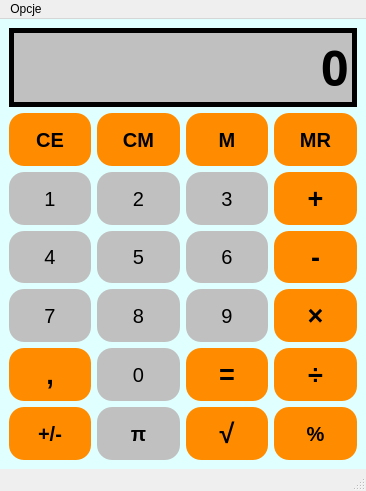
<?xml version="1.0" encoding="UTF-8"?>
<ui version="4.0">
 <class>Kalkulator</class>
 <widget class="QMainWindow" name="Kalkulator">
  <property name="geometry">
   <rect>
    <x>0</x>
    <y>0</y>
    <width>366</width>
    <height>491</height>
   </rect>
  </property>
  <property name="minimumSize">
   <size>
    <width>366</width>
    <height>491</height>
   </size>
  </property>
  <property name="maximumSize">
   <size>
    <width>366</width>
    <height>491</height>
   </size>
  </property>
  <property name="windowTitle">
   <string>Kalkulator</string>
  </property>
  <widget class="QWidget" name="centralwidget">
   <property name="sizePolicy">
    <sizepolicy hsizetype="Preferred" vsizetype="Preferred">
     <horstretch>0</horstretch>
     <verstretch>0</verstretch>
    </sizepolicy>
   </property>
   <property name="minimumSize">
    <size>
     <width>3</width>
     <height>3</height>
    </size>
   </property>
   <property name="maximumSize">
    <size>
     <width>369</width>
     <height>450</height>
    </size>
   </property>
   <property name="autoFillBackground">
    <bool>false</bool>
   </property>
   <property name="styleSheet">
    <string notr="true">QWidget#centralwidget{
	background-color: #E0FFFF;
	color: #000000;
}</string>
   </property>
   <layout class="QGridLayout" name="gridLayout">
    <item row="4" column="2">
     <widget class="QPushButton" name="Calcbutton_6">
      <property name="sizePolicy">
       <sizepolicy hsizetype="Preferred" vsizetype="Preferred">
        <horstretch>0</horstretch>
        <verstretch>0</verstretch>
       </sizepolicy>
      </property>
      <property name="font">
       <font>
        <pointsize>15</pointsize>
       </font>
      </property>
      <property name="autoFillBackground">
       <bool>false</bool>
      </property>
      <property name="styleSheet">
       <string notr="true">QPushButton{
	border-radius: 15px;
	background-color: solid;
	background-color: #C0C0C0;
	color: #000000;
}
QPushButton:pressed{
	border-radius: 15px;
	background-color: solid;
	background-color: #696969;
	color: #000000;
	font: 700 15pt &quot;Segoe UI&quot;;
}</string>
      </property>
      <property name="text">
       <string>6</string>
      </property>
     </widget>
    </item>
    <item row="6" column="0">
     <widget class="QPushButton" name="Calcbutton_coma">
      <property name="sizePolicy">
       <sizepolicy hsizetype="Preferred" vsizetype="Preferred">
        <horstretch>0</horstretch>
        <verstretch>0</verstretch>
       </sizepolicy>
      </property>
      <property name="font">
       <font>
        <pointsize>20</pointsize>
        <bold>true</bold>
       </font>
      </property>
      <property name="autoFillBackground">
       <bool>false</bool>
      </property>
      <property name="styleSheet">
       <string notr="true">QPushButton {
	border-radius: 15px;
	background-color: solid;
	background-color: #FF8C00;
	color: #000000
}
QPushButton:pressed {
	border-radius: 15px;
	background-color: solid;
	background-color: #00FF00;
	color: #000000
}</string>
      </property>
      <property name="text">
       <string>,</string>
      </property>
     </widget>
    </item>
    <item row="6" column="1">
     <widget class="QPushButton" name="Calcbutton_0">
      <property name="sizePolicy">
       <sizepolicy hsizetype="Preferred" vsizetype="Preferred">
        <horstretch>0</horstretch>
        <verstretch>0</verstretch>
       </sizepolicy>
      </property>
      <property name="font">
       <font>
        <pointsize>15</pointsize>
       </font>
      </property>
      <property name="autoFillBackground">
       <bool>false</bool>
      </property>
      <property name="styleSheet">
       <string notr="true">QPushButton{
	border-radius: 15px;
	background-color: solid;
	background-color: #C0C0C0;
	color: #000000;
}
QPushButton:pressed{
	border-radius: 15px;
	background-color: solid;
	background-color: #696969;
	color: #000000;
	font: 700 15pt &quot;Segoe UI&quot;;
}</string>
      </property>
      <property name="text">
       <string>0</string>
      </property>
     </widget>
    </item>
    <item row="2" column="3">
     <widget class="QPushButton" name="readMemory">
      <property name="sizePolicy">
       <sizepolicy hsizetype="Preferred" vsizetype="Preferred">
        <horstretch>0</horstretch>
        <verstretch>0</verstretch>
       </sizepolicy>
      </property>
      <property name="font">
       <font>
        <pointsize>15</pointsize>
        <bold>true</bold>
       </font>
      </property>
      <property name="styleSheet">
       <string notr="true">QPushButton {
	border-radius: 15px;
	background-color: solid;
	background-color: #FF8C00;
	color: #000000
}
QPushButton:pressed {
	border-radius: 15px;
	background-color: solid;
	background-color: #00FF00;
	color: #000000
}</string>
      </property>
      <property name="text">
       <string>MR</string>
      </property>
     </widget>
    </item>
    <item row="3" column="2">
     <widget class="QPushButton" name="Calcbutton_3">
      <property name="sizePolicy">
       <sizepolicy hsizetype="Preferred" vsizetype="Preferred">
        <horstretch>0</horstretch>
        <verstretch>0</verstretch>
       </sizepolicy>
      </property>
      <property name="font">
       <font>
        <pointsize>15</pointsize>
       </font>
      </property>
      <property name="autoFillBackground">
       <bool>false</bool>
      </property>
      <property name="styleSheet">
       <string notr="true">QPushButton{
	border-radius: 15px;
	background-color: solid;
	background-color: #C0C0C0;
	color: #000000;
}
QPushButton:pressed{
	border-radius: 15px;
	background-color: solid;
	background-color: #696969;
	color: #000000;
	font: 700 15pt &quot;Segoe UI&quot;;
}</string>
      </property>
      <property name="text">
       <string>3</string>
      </property>
     </widget>
    </item>
    <item row="4" column="3">
     <widget class="QPushButton" name="Calcbutton_minus">
      <property name="sizePolicy">
       <sizepolicy hsizetype="Preferred" vsizetype="Preferred">
        <horstretch>0</horstretch>
        <verstretch>0</verstretch>
       </sizepolicy>
      </property>
      <property name="font">
       <font>
        <pointsize>20</pointsize>
        <bold>true</bold>
       </font>
      </property>
      <property name="autoFillBackground">
       <bool>false</bool>
      </property>
      <property name="styleSheet">
       <string notr="true">QPushButton {
	border-radius: 15px;
	background-color: solid;
	background-color: #FF8C00;
	color: #000000
}
QPushButton:pressed {
	border-radius: 15px;
	background-color: solid;
	background-color: #00FF00;
	color: #000000
}</string>
      </property>
      <property name="text">
       <string>-</string>
      </property>
     </widget>
    </item>
    <item row="7" column="3">
     <widget class="QPushButton" name="Calcbutton_modulo">
      <property name="sizePolicy">
       <sizepolicy hsizetype="Preferred" vsizetype="Preferred">
        <horstretch>0</horstretch>
        <verstretch>0</verstretch>
       </sizepolicy>
      </property>
      <property name="font">
       <font>
        <pointsize>15</pointsize>
        <italic>false</italic>
        <bold>true</bold>
       </font>
      </property>
      <property name="autoFillBackground">
       <bool>false</bool>
      </property>
      <property name="styleSheet">
       <string notr="true">QPushButton {
	border-radius: 15px;
	background-color: solid;
	background-color: #FF8C00;
	color: #000000
}
QPushButton:pressed {
	border-radius: 15px;
	background-color: solid;
	background-color: #00FF00;
	color: #000000
}</string>
      </property>
      <property name="text">
       <string>%</string>
      </property>
     </widget>
    </item>
    <item row="3" column="1">
     <widget class="QPushButton" name="Calcbutton_2">
      <property name="sizePolicy">
       <sizepolicy hsizetype="Preferred" vsizetype="Preferred">
        <horstretch>0</horstretch>
        <verstretch>0</verstretch>
       </sizepolicy>
      </property>
      <property name="font">
       <font>
        <pointsize>15</pointsize>
       </font>
      </property>
      <property name="autoFillBackground">
       <bool>false</bool>
      </property>
      <property name="styleSheet">
       <string notr="true">QPushButton{
	border-radius: 15px;
	background-color: solid;
	background-color: #C0C0C0;
	color: #000000;
}
QPushButton:pressed {
	border-radius: 15px;
	background-color: solid;
	background-color: #696969;
	color: #000000;
	font: 700 15pt &quot;Segoe UI&quot;;
}</string>
      </property>
      <property name="text">
       <string>2</string>
      </property>
     </widget>
    </item>
    <item row="5" column="1">
     <widget class="QPushButton" name="Calcbutton_8">
      <property name="sizePolicy">
       <sizepolicy hsizetype="Preferred" vsizetype="Preferred">
        <horstretch>0</horstretch>
        <verstretch>0</verstretch>
       </sizepolicy>
      </property>
      <property name="font">
       <font>
        <pointsize>15</pointsize>
       </font>
      </property>
      <property name="autoFillBackground">
       <bool>false</bool>
      </property>
      <property name="styleSheet">
       <string notr="true">QPushButton{
	border-radius: 15px;
	background-color: solid;
	background-color: #C0C0C0;
	color: #000000;
}
QPushButton:pressed{
	border-radius: 15px;
	background-color: solid;
	background-color: #696969;
	color: #000000;
	font: 700 15pt &quot;Segoe UI&quot;;
}</string>
      </property>
      <property name="text">
       <string>8</string>
      </property>
     </widget>
    </item>
    <item row="7" column="1">
     <widget class="QPushButton" name="PI">
      <property name="sizePolicy">
       <sizepolicy hsizetype="Preferred" vsizetype="Preferred">
        <horstretch>0</horstretch>
        <verstretch>0</verstretch>
       </sizepolicy>
      </property>
      <property name="font">
       <font>
        <pointsize>15</pointsize>
        <bold>true</bold>
       </font>
      </property>
      <property name="styleSheet">
       <string notr="true">QPushButton{
	border-radius: 15px;
	background-color: solid;
	background-color: #C0C0C0;
	color: #000000;
}
QPushButton:pressed{
	border-radius: 15px;
	background-color: solid;
	background-color: #696969;
	color: #000000;
	font: 700 15pt &quot;Segoe UI&quot;;
}</string>
      </property>
      <property name="text">
       <string>π</string>
      </property>
     </widget>
    </item>
    <item row="6" column="2">
     <widget class="QPushButton" name="Calcbutton_equals">
      <property name="sizePolicy">
       <sizepolicy hsizetype="Preferred" vsizetype="Preferred">
        <horstretch>0</horstretch>
        <verstretch>0</verstretch>
       </sizepolicy>
      </property>
      <property name="font">
       <font>
        <pointsize>20</pointsize>
        <bold>true</bold>
       </font>
      </property>
      <property name="autoFillBackground">
       <bool>false</bool>
      </property>
      <property name="styleSheet">
       <string notr="true">QPushButton {
	border-radius: 15px;
	background-color: solid;
	background-color: #FF8C00;
	color: #000000
}
QPushButton:pressed {
	border-radius: 15px;
	background-color: solid;
	background-color: #00FF00;
	color: #000000
}</string>
      </property>
      <property name="text">
       <string>=</string>
      </property>
     </widget>
    </item>
    <item row="5" column="0">
     <widget class="QPushButton" name="Calcbutton_7">
      <property name="sizePolicy">
       <sizepolicy hsizetype="Preferred" vsizetype="Preferred">
        <horstretch>0</horstretch>
        <verstretch>0</verstretch>
       </sizepolicy>
      </property>
      <property name="font">
       <font>
        <pointsize>15</pointsize>
       </font>
      </property>
      <property name="autoFillBackground">
       <bool>false</bool>
      </property>
      <property name="styleSheet">
       <string notr="true">QPushButton{
	border-radius: 15px;
	background-color: solid;
	background-color: #C0C0C0;
	color: #000000;
}
QPushButton:pressed{
	border-radius: 15px;
	background-color: solid;
	background-color: #696969;
	color: #000000;
	font: 700 15pt &quot;Segoe UI&quot;;
}</string>
      </property>
      <property name="text">
       <string>7</string>
      </property>
     </widget>
    </item>
    <item row="2" column="0">
     <widget class="QPushButton" name="Calcbutton_clear">
      <property name="sizePolicy">
       <sizepolicy hsizetype="Preferred" vsizetype="Preferred">
        <horstretch>0</horstretch>
        <verstretch>0</verstretch>
       </sizepolicy>
      </property>
      <property name="font">
       <font>
        <pointsize>15</pointsize>
        <italic>false</italic>
        <bold>true</bold>
       </font>
      </property>
      <property name="autoFillBackground">
       <bool>false</bool>
      </property>
      <property name="styleSheet">
       <string notr="true">QPushButton {
	border-radius: 15px;
	background-color: solid;
	background-color: #FF8C00;
	color: #000000
}
QPushButton:pressed {
	border-radius: 15px;
	background-color: solid;
	background-color: #00FF00;
	color: #000000
}</string>
      </property>
      <property name="text">
       <string>CE</string>
      </property>
     </widget>
    </item>
    <item row="5" column="2">
     <widget class="QPushButton" name="Calcbutton_9">
      <property name="sizePolicy">
       <sizepolicy hsizetype="Preferred" vsizetype="Preferred">
        <horstretch>0</horstretch>
        <verstretch>0</verstretch>
       </sizepolicy>
      </property>
      <property name="font">
       <font>
        <pointsize>15</pointsize>
       </font>
      </property>
      <property name="autoFillBackground">
       <bool>false</bool>
      </property>
      <property name="styleSheet">
       <string notr="true">QPushButton{
	border-radius: 15px;
	background-color: solid;
	background-color: #C0C0C0;
	color: #000000;
}
QPushButton:pressed{
	border-radius: 15px;
	background-color: solid;
	background-color: #696969;
	color: #000000;
	font: 700 15pt &quot;Segoe UI&quot;;
}</string>
      </property>
      <property name="text">
       <string>9</string>
      </property>
     </widget>
    </item>
    <item row="2" column="2">
     <widget class="QPushButton" name="memorySet">
      <property name="sizePolicy">
       <sizepolicy hsizetype="Preferred" vsizetype="Preferred">
        <horstretch>0</horstretch>
        <verstretch>0</verstretch>
       </sizepolicy>
      </property>
      <property name="font">
       <font>
        <pointsize>15</pointsize>
        <bold>true</bold>
       </font>
      </property>
      <property name="styleSheet">
       <string notr="true">QPushButton {
	border-radius: 15px;
	background-color: solid;
	background-color: #FF8C00;
	color: #000000
}
QPushButton:pressed {
	border-radius: 15px;
	background-color: solid;
	background-color: #00FF00;
	color: #000000
}</string>
      </property>
      <property name="text">
       <string>M</string>
      </property>
     </widget>
    </item>
    <item row="5" column="3">
     <widget class="QPushButton" name="Calcbutton_multiply">
      <property name="sizePolicy">
       <sizepolicy hsizetype="Preferred" vsizetype="Preferred">
        <horstretch>0</horstretch>
        <verstretch>0</verstretch>
       </sizepolicy>
      </property>
      <property name="font">
       <font>
        <pointsize>20</pointsize>
        <bold>true</bold>
       </font>
      </property>
      <property name="autoFillBackground">
       <bool>false</bool>
      </property>
      <property name="styleSheet">
       <string notr="true">QPushButton {
	border-radius: 15px;
	background-color: solid;
	background-color: #FF8C00;
	color: #000000
}
QPushButton:pressed {
	border-radius: 15px;
	background-color: solid;
	background-color: #00FF00;
	color: #000000
}</string>
      </property>
      <property name="text">
       <string>×</string>
      </property>
     </widget>
    </item>
    <item row="3" column="0">
     <widget class="QPushButton" name="Calcbutton_1">
      <property name="sizePolicy">
       <sizepolicy hsizetype="Preferred" vsizetype="Preferred">
        <horstretch>0</horstretch>
        <verstretch>0</verstretch>
       </sizepolicy>
      </property>
      <property name="font">
       <font>
        <pointsize>15</pointsize>
       </font>
      </property>
      <property name="autoFillBackground">
       <bool>false</bool>
      </property>
      <property name="styleSheet">
       <string notr="true">QPushButton{
	border-radius: 15px;
	background-color: solid;
	background-color: #C0C0C0;
	color: #000000;
}
QPushButton:pressed {
	border-radius: 15px;
	background-color: solid;
	background-color: #696969;
	color: #000000;
	font: 700 15pt &quot;Segoe UI&quot;;
}</string>
      </property>
      <property name="text">
       <string>1</string>
      </property>
     </widget>
    </item>
    <item row="4" column="1">
     <widget class="QPushButton" name="Calcbutton_5">
      <property name="sizePolicy">
       <sizepolicy hsizetype="Preferred" vsizetype="Preferred">
        <horstretch>0</horstretch>
        <verstretch>0</verstretch>
       </sizepolicy>
      </property>
      <property name="font">
       <font>
        <pointsize>15</pointsize>
       </font>
      </property>
      <property name="autoFillBackground">
       <bool>false</bool>
      </property>
      <property name="styleSheet">
       <string notr="true">QPushButton{
	border-radius: 15px;
	background-color: solid;
	background-color: #C0C0C0;
	color: #000000;
}
QPushButton:pressed{
	border-radius: 15px;
	background-color: solid;
	background-color: #696969;
	color: #000000;
	font: 700 15pt &quot;Segoe UI&quot;;
}</string>
      </property>
      <property name="text">
       <string>5</string>
      </property>
     </widget>
    </item>
    <item row="3" column="3">
     <widget class="QPushButton" name="Calcbutton_plus">
      <property name="sizePolicy">
       <sizepolicy hsizetype="Preferred" vsizetype="Preferred">
        <horstretch>0</horstretch>
        <verstretch>0</verstretch>
       </sizepolicy>
      </property>
      <property name="font">
       <font>
        <pointsize>20</pointsize>
        <bold>true</bold>
       </font>
      </property>
      <property name="autoFillBackground">
       <bool>false</bool>
      </property>
      <property name="styleSheet">
       <string notr="true">QPushButton {
	border-radius: 15px;
	background-color: solid;
	background-color: #FF8C00;
	color: #000000
}
QPushButton:pressed {
	border-radius: 15px;
	background-color: solid;
	background-color: #00FF00;
	color: #000000
}</string>
      </property>
      <property name="text">
       <string>+</string>
      </property>
     </widget>
    </item>
    <item row="6" column="3">
     <widget class="QPushButton" name="Calcbutton_divide">
      <property name="sizePolicy">
       <sizepolicy hsizetype="Preferred" vsizetype="Preferred">
        <horstretch>0</horstretch>
        <verstretch>0</verstretch>
       </sizepolicy>
      </property>
      <property name="font">
       <font>
        <pointsize>20</pointsize>
        <bold>true</bold>
       </font>
      </property>
      <property name="autoFillBackground">
       <bool>false</bool>
      </property>
      <property name="styleSheet">
       <string notr="true">QPushButton {
	border-radius: 15px;
	background-color: solid;
	background-color: #FF8C00;
	color: #000000
}
QPushButton:pressed {
	border-radius: 15px;
	background-color: solid;
	background-color: #00FF00;
	color: #000000
}</string>
      </property>
      <property name="text">
       <string>÷</string>
      </property>
     </widget>
    </item>
    <item row="4" column="0">
     <widget class="QPushButton" name="Calcbutton_4">
      <property name="sizePolicy">
       <sizepolicy hsizetype="Preferred" vsizetype="Preferred">
        <horstretch>0</horstretch>
        <verstretch>0</verstretch>
       </sizepolicy>
      </property>
      <property name="font">
       <font>
        <pointsize>15</pointsize>
       </font>
      </property>
      <property name="autoFillBackground">
       <bool>false</bool>
      </property>
      <property name="styleSheet">
       <string notr="true">QPushButton{
	border-radius: 15px;
	background-color: solid;
	background-color: #C0C0C0;
	color: #000000;
}
QPushButton:pressed{
	border-radius: 15px;
	background-color: solid;
	background-color: #696969;
	color: #000000;
	font: 700 15pt &quot;Segoe UI&quot;;
}</string>
      </property>
      <property name="text">
       <string>4</string>
      </property>
     </widget>
    </item>
    <item row="7" column="0">
     <widget class="QPushButton" name="Calcbutton_sign">
      <property name="sizePolicy">
       <sizepolicy hsizetype="Preferred" vsizetype="Preferred">
        <horstretch>0</horstretch>
        <verstretch>0</verstretch>
       </sizepolicy>
      </property>
      <property name="font">
       <font>
        <pointsize>15</pointsize>
        <italic>false</italic>
        <bold>true</bold>
       </font>
      </property>
      <property name="styleSheet">
       <string notr="true">QPushButton {
	border-radius: 15px;
	background-color: solid;
	background-color: #FF8C00;
	color: #000000
}
QPushButton:pressed {
	border-radius: 15px;
	background-color: solid;
	background-color: #00FF00;
	color: #000000
}</string>
      </property>
      <property name="text">
       <string>+/-</string>
      </property>
     </widget>
    </item>
    <item row="0" column="0" colspan="4">
     <widget class="QLineEdit" name="lcdDisplay">
      <property name="sizePolicy">
       <sizepolicy hsizetype="Preferred" vsizetype="Preferred">
        <horstretch>0</horstretch>
        <verstretch>0</verstretch>
       </sizepolicy>
      </property>
      <property name="font">
       <font>
        <family>Agency FB</family>
        <pointsize>36</pointsize>
        <bold>true</bold>
       </font>
      </property>
      <property name="mouseTracking">
       <bool>false</bool>
      </property>
      <property name="styleSheet">
       <string notr="true">QLineEdit#lcdDisplay{
	border: 5px solid black;
	background-color: #C0C0C0;
	color: #000000;
}</string>
      </property>
      <property name="text">
       <string>0</string>
      </property>
      <property name="maxLength">
       <number>32900</number>
      </property>
      <property name="alignment">
       <set>Qt::AlignmentFlag::AlignRight|Qt::AlignmentFlag::AlignTrailing|Qt::AlignmentFlag::AlignVCenter</set>
      </property>
      <property name="readOnly">
       <bool>true</bool>
      </property>
     </widget>
    </item>
    <item row="7" column="2">
     <widget class="QPushButton" name="sqrt">
      <property name="sizePolicy">
       <sizepolicy hsizetype="Preferred" vsizetype="Preferred">
        <horstretch>0</horstretch>
        <verstretch>0</verstretch>
       </sizepolicy>
      </property>
      <property name="font">
       <font>
        <pointsize>20</pointsize>
        <bold>true</bold>
       </font>
      </property>
      <property name="styleSheet">
       <string notr="true">QPushButton {
	border-radius: 15px;
	background-color: solid;
	background-color: #FF8C00;
	color: #000000
}
QPushButton:pressed {
	border-radius: 15px;
	background-color: solid;
	background-color: #00FF00;
	color: #000000
}</string>
      </property>
      <property name="text">
       <string>√</string>
      </property>
     </widget>
    </item>
    <item row="2" column="1">
     <widget class="QPushButton" name="clearMemory">
      <property name="sizePolicy">
       <sizepolicy hsizetype="Preferred" vsizetype="Preferred">
        <horstretch>0</horstretch>
        <verstretch>0</verstretch>
       </sizepolicy>
      </property>
      <property name="font">
       <font>
        <pointsize>15</pointsize>
        <bold>true</bold>
       </font>
      </property>
      <property name="styleSheet">
       <string notr="true">QPushButton {
	border-radius: 15px;
	background-color: solid;
	background-color: #FF8C00;
	color: #000000
}
QPushButton:pressed {
	border-radius: 15px;
	background-color: solid;
	background-color: #00FF00;
	color: #000000
}</string>
      </property>
      <property name="text">
       <string>CM</string>
      </property>
     </widget>
    </item>
   </layout>
  </widget>
  <widget class="QMenuBar" name="menubar">
   <property name="geometry">
    <rect>
     <x>0</x>
     <y>0</y>
     <width>366</width>
     <height>21</height>
    </rect>
   </property>
   <widget class="QMenu" name="menuOpcje">
    <property name="title">
     <string>Opcje</string>
    </property>
    <widget class="QMenu" name="menuMotyw">
     <property name="title">
      <string>Motyw</string>
     </property>
     <addaction name="motywJasny"/>
     <addaction name="motywCiemny"/>
    </widget>
    <addaction name="actionAutor"/>
    <addaction name="menuMotyw"/>
    <addaction name="actionKonwerter"/>
   </widget>
   <addaction name="menuOpcje"/>
  </widget>
  <widget class="QStatusBar" name="statusbar"/>
  <action name="actionAutor">
   <property name="text">
    <string>Autor</string>
   </property>
  </action>
  <action name="actionKonwerter">
   <property name="text">
    <string>Konwerter</string>
   </property>
  </action>
  <action name="motywJasny">
   <property name="checkable">
    <bool>true</bool>
   </property>
   <property name="text">
    <string>Jasny</string>
   </property>
   <property name="shortcut">
    <string>Ctrl+Shift+J</string>
   </property>
  </action>
  <action name="motywCiemny">
   <property name="checkable">
    <bool>true</bool>
   </property>
   <property name="text">
    <string>Ciemny</string>
   </property>
   <property name="shortcut">
    <string>Ctrl+Shift+N</string>
   </property>
  </action>
 </widget>
 <resources/>
 <connections/>
</ui>
